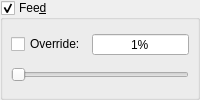
            <widget class="GroupBox" name="grpFeed">
             <property name="enabled">
              <bool>true</bool>
             </property>
             <property name="title">
              <string>Fee&amp;d</string>
             </property>
             <property name="checkable">
              <bool>true</bool>
             </property>
             <property name="overrided" stdset="0">
              <bool>false</bool>
             </property>
             <layout class="QHBoxLayout" name="horizontalLayout_14">
              <property name="leftMargin">
               <number>8</number>
              </property>
              <property name="topMargin">
               <number>8</number>
              </property>
              <property name="rightMargin">
               <number>8</number>
              </property>
              <property name="bottomMargin">
               <number>8</number>
              </property>
              <item>
               <widget class="QWidget" name="widgetFeed" native="true">
                <layout class="QHBoxLayout" name="horizontalLayout_17">
                 <property name="leftMargin">
                  <number>0</number>
                 </property>
                 <property name="topMargin">
                  <number>0</number>
                 </property>
                 <property name="rightMargin">
                  <number>0</number>
                 </property>
                 <property name="bottomMargin">
                  <number>0</number>
                 </property>
                 <item>
                  <layout class="QVBoxLayout" name="verticalLayout_13">
                   <item>
                    <layout class="QHBoxLayout" name="horizontalLayout_15" stretch="0,1">
                     <item>
                      <widget class="QCheckBox" name="chkFeedOverride">
                       <property name="text">
                        <string>Override:</string>
                       </property>
                      </widget>
                     </item>
                     <item>
                      <widget class="QSpinBox" name="txtFeed">
                       <property name="alignment">
                        <set>Qt::AlignCenter</set>
                       </property>
                       <property name="buttonSymbols">
                        <enum>QAbstractSpinBox::NoButtons</enum>
                       </property>
                       <property name="suffix">
                        <string>%</string>
                       </property>
                       <property name="minimum">
                        <number>1</number>
                       </property>
                       <property name="maximum">
                        <number>500</number>
                       </property>
                      </widget>
                     </item>
                    </layout>
                   </item>
                   <item>
                    <widget class="QSlider" name="sliFeed">
                     <property name="minimum">
                      <number>0</number>
                     </property>
                     <property name="maximum">
                      <number>500</number>
                     </property>
                     <property name="orientation">
                      <enum>Qt::Horizontal</enum>
                     </property>
                    </widget>
                   </item>
                  </layout>
                 </item>
                </layout>
               </widget>
              </item>
             </layout>
            </widget>
